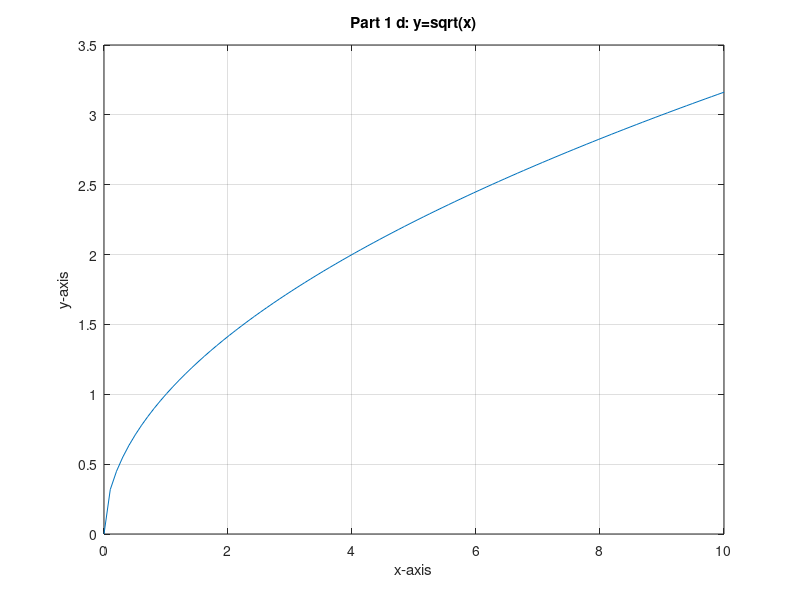

This chart was generated by the following MATLAB code:
x = linspace(0,10,100);
y = sqrt(x);
plot(x,y)
title("Part 1 d: y=sqrt(x)")
xlabel("x-axis")
ylabel("y-axis")
grid on